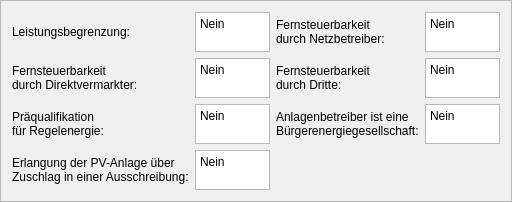
                          <widget class="QFrame" name="frame_28">
                           <property name="sizePolicy">
                            <sizepolicy hsizetype="MinimumExpanding" vsizetype="MinimumExpanding">
                             <horstretch>0</horstretch>
                             <verstretch>0</verstretch>
                            </sizepolicy>
                           </property>
                           <property name="frameShape">
                            <enum>QFrame::StyledPanel</enum>
                           </property>
                           <property name="frameShadow">
                            <enum>QFrame::Raised</enum>
                           </property>
                           <layout class="QGridLayout" name="gridLayout_16">
                            <item row="0" column="2">
                             <widget class="QLabel" name="rmt_grd_op_bool_label">
                              <property name="sizePolicy">
                               <sizepolicy hsizetype="MinimumExpanding" vsizetype="Expanding">
                                <horstretch>0</horstretch>
                                <verstretch>0</verstretch>
                               </sizepolicy>
                              </property>
                              <property name="minimumSize">
                               <size>
                                <width>100</width>
                                <height>40</height>
                               </size>
                              </property>
                              <property name="maximumSize">
                               <size>
                                <width>300</width>
                                <height>90</height>
                               </size>
                              </property>
                              <property name="text">
                               <string>Fernsteuerbarkeit
durch Netzbetreiber:</string>
                              </property>
                             </widget>
                            </item>
                            <item row="2" column="3" alignment="Qt::AlignVCenter">
                             <widget class="QPlainTextEdit" name="citizen_corp_bool_text">
                              <property name="sizePolicy">
                               <sizepolicy hsizetype="MinimumExpanding" vsizetype="MinimumExpanding">
                                <horstretch>0</horstretch>
                                <verstretch>0</verstretch>
                               </sizepolicy>
                              </property>
                              <property name="minimumSize">
                               <size>
                                <width>50</width>
                                <height>30</height>
                               </size>
                              </property>
                              <property name="maximumSize">
                               <size>
                                <width>75</width>
                                <height>40</height>
                               </size>
                              </property>
                              <property name="plainText">
                               <string>Nein</string>
                              </property>
                             </widget>
                            </item>
                            <item row="2" column="2">
                             <widget class="QLabel" name="citizen_corp_bool_label">
                              <property name="sizePolicy">
                               <sizepolicy hsizetype="MinimumExpanding" vsizetype="MinimumExpanding">
                                <horstretch>0</horstretch>
                                <verstretch>0</verstretch>
                               </sizepolicy>
                              </property>
                              <property name="minimumSize">
                               <size>
                                <width>100</width>
                                <height>40</height>
                               </size>
                              </property>
                              <property name="maximumSize">
                               <size>
                                <width>300</width>
                                <height>90</height>
                               </size>
                              </property>
                              <property name="text">
                               <string>Anlagenbetreiber ist eine 
Bürgerenergiegesellschaft:</string>
                              </property>
                             </widget>
                            </item>
                            <item row="1" column="0">
                             <widget class="QLabel" name="rmt_drct_mrktr_bool_label">
                              <property name="sizePolicy">
                               <sizepolicy hsizetype="MinimumExpanding" vsizetype="MinimumExpanding">
                                <horstretch>0</horstretch>
                                <verstretch>0</verstretch>
                               </sizepolicy>
                              </property>
                              <property name="minimumSize">
                               <size>
                                <width>100</width>
                                <height>40</height>
                               </size>
                              </property>
                              <property name="maximumSize">
                               <size>
                                <width>300</width>
                                <height>90</height>
                               </size>
                              </property>
                              <property name="mouseTracking">
                               <bool>false</bool>
                              </property>
                              <property name="text">
                               <string>Fernsteuerbarkeit
durch Direktvermarkter:</string>
                              </property>
                             </widget>
                            </item>
                            <item row="1" column="3" alignment="Qt::AlignVCenter">
                             <widget class="QPlainTextEdit" name="rmt_3rd_prt_bool_text">
                              <property name="sizePolicy">
                               <sizepolicy hsizetype="MinimumExpanding" vsizetype="MinimumExpanding">
                                <horstretch>0</horstretch>
                                <verstretch>0</verstretch>
                               </sizepolicy>
                              </property>
                              <property name="minimumSize">
                               <size>
                                <width>50</width>
                                <height>30</height>
                               </size>
                              </property>
                              <property name="maximumSize">
                               <size>
                                <width>75</width>
                                <height>40</height>
                               </size>
                              </property>
                              <property name="plainText">
                               <string>Nein</string>
                              </property>
                             </widget>
                            </item>
                            <item row="2" column="0">
                             <widget class="QLabel" name="prequali_bool_label">
                              <property name="sizePolicy">
                               <sizepolicy hsizetype="MinimumExpanding" vsizetype="MinimumExpanding">
                                <horstretch>0</horstretch>
                                <verstretch>0</verstretch>
                               </sizepolicy>
                              </property>
                              <property name="minimumSize">
                               <size>
                                <width>100</width>
                                <height>40</height>
                               </size>
                              </property>
                              <property name="maximumSize">
                               <size>
                                <width>300</width>
                                <height>90</height>
                               </size>
                              </property>
                              <property name="text">
                               <string>Präqualifikation
für Regelenergie:</string>
                              </property>
                             </widget>
                            </item>
                            <item row="1" column="2">
                             <widget class="QLabel" name="rmt_3rd_prt_bool_label">
                              <property name="sizePolicy">
                               <sizepolicy hsizetype="MinimumExpanding" vsizetype="MinimumExpanding">
                                <horstretch>0</horstretch>
                                <verstretch>0</verstretch>
                               </sizepolicy>
                              </property>
                              <property name="minimumSize">
                               <size>
                                <width>100</width>
                                <height>40</height>
                               </size>
                              </property>
                              <property name="maximumSize">
                               <size>
                                <width>300</width>
                                <height>90</height>
                               </size>
                              </property>
                              <property name="text">
                               <string>Fernsteuerbarkeit
durch Dritte:</string>
                              </property>
                             </widget>
                            </item>
                            <item row="0" column="1" alignment="Qt::AlignVCenter">
                             <widget class="QPlainTextEdit" name="pow_limit_bool_text">
                              <property name="sizePolicy">
                               <sizepolicy hsizetype="MinimumExpanding" vsizetype="MinimumExpanding">
                                <horstretch>0</horstretch>
                                <verstretch>0</verstretch>
                               </sizepolicy>
                              </property>
                              <property name="minimumSize">
                               <size>
                                <width>50</width>
                                <height>30</height>
                               </size>
                              </property>
                              <property name="maximumSize">
                               <size>
                                <width>75</width>
                                <height>40</height>
                               </size>
                              </property>
                              <property name="plainText">
                               <string>Nein</string>
                              </property>
                             </widget>
                            </item>
                            <item row="0" column="3" alignment="Qt::AlignVCenter">
                             <widget class="QPlainTextEdit" name="rmt_grd_op_bool_text">
                              <property name="sizePolicy">
                               <sizepolicy hsizetype="MinimumExpanding" vsizetype="MinimumExpanding">
                                <horstretch>0</horstretch>
                                <verstretch>0</verstretch>
                               </sizepolicy>
                              </property>
                              <property name="minimumSize">
                               <size>
                                <width>50</width>
                                <height>30</height>
                               </size>
                              </property>
                              <property name="maximumSize">
                               <size>
                                <width>75</width>
                                <height>40</height>
                               </size>
                              </property>
                              <property name="plainText">
                               <string>Nein</string>
                              </property>
                             </widget>
                            </item>
                            <item row="1" column="1" alignment="Qt::AlignVCenter">
                             <widget class="QPlainTextEdit" name="rmt_drct_mrktr_bool_text">
                              <property name="sizePolicy">
                               <sizepolicy hsizetype="MinimumExpanding" vsizetype="MinimumExpanding">
                                <horstretch>0</horstretch>
                                <verstretch>0</verstretch>
                               </sizepolicy>
                              </property>
                              <property name="minimumSize">
                               <size>
                                <width>50</width>
                                <height>30</height>
                               </size>
                              </property>
                              <property name="maximumSize">
                               <size>
                                <width>75</width>
                                <height>40</height>
                               </size>
                              </property>
                              <property name="plainText">
                               <string>Nein</string>
                              </property>
                             </widget>
                            </item>
                            <item row="3" column="1" alignment="Qt::AlignVCenter">
                             <widget class="QPlainTextEdit" name="tendering_bool_text">
                              <property name="sizePolicy">
                               <sizepolicy hsizetype="MinimumExpanding" vsizetype="MinimumExpanding">
                                <horstretch>0</horstretch>
                                <verstretch>0</verstretch>
                               </sizepolicy>
                              </property>
                              <property name="minimumSize">
                               <size>
                                <width>50</width>
                                <height>30</height>
                               </size>
                              </property>
                              <property name="maximumSize">
                               <size>
                                <width>75</width>
                                <height>40</height>
                               </size>
                              </property>
                              <property name="plainText">
                               <string>Nein</string>
                              </property>
                             </widget>
                            </item>
                            <item row="0" column="0">
                             <widget class="QLabel" name="pow_limit_bool_label">
                              <property name="sizePolicy">
                               <sizepolicy hsizetype="MinimumExpanding" vsizetype="MinimumExpanding">
                                <horstretch>0</horstretch>
                                <verstretch>0</verstretch>
                               </sizepolicy>
                              </property>
                              <property name="minimumSize">
                               <size>
                                <width>100</width>
                                <height>40</height>
                               </size>
                              </property>
                              <property name="maximumSize">
                               <size>
                                <width>300</width>
                                <height>90</height>
                               </size>
                              </property>
                              <property name="text">
                               <string>Leistungsbegrenzung:</string>
                              </property>
                             </widget>
                            </item>
                            <item row="3" column="0">
                             <widget class="QLabel" name="tendering_bool_label">
                              <property name="sizePolicy">
                               <sizepolicy hsizetype="MinimumExpanding" vsizetype="MinimumExpanding">
                                <horstretch>0</horstretch>
                                <verstretch>0</verstretch>
                               </sizepolicy>
                              </property>
                              <property name="minimumSize">
                               <size>
                                <width>100</width>
                                <height>40</height>
                               </size>
                              </property>
                              <property name="maximumSize">
                               <size>
                                <width>300</width>
                                <height>90</height>
                               </size>
                              </property>
                              <property name="text">
                               <string>Erlangung der PV-Anlage über 
Zuschlag in einer Ausschreibung:</string>
                              </property>
                             </widget>
                            </item>
                            <item row="2" column="1">
                             <widget class="QPlainTextEdit" name="prequali_bool_text">
                              <property name="sizePolicy">
                               <sizepolicy hsizetype="MinimumExpanding" vsizetype="MinimumExpanding">
                                <horstretch>0</horstretch>
                                <verstretch>0</verstretch>
                               </sizepolicy>
                              </property>
                              <property name="minimumSize">
                               <size>
                                <width>50</width>
                                <height>30</height>
                               </size>
                              </property>
                              <property name="maximumSize">
                               <size>
                                <width>75</width>
                                <height>40</height>
                               </size>
                              </property>
                              <property name="plainText">
                               <string>Nein</string>
                              </property>
                             </widget>
                            </item>
                           </layout>
                          </widget>
